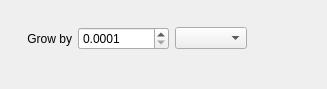
<?xml version="1.0" encoding="utf-8"?>
<ui version="4.0">
 <author>
    SPDX-FileCopyrightText: none
    SPDX-License-Identifier: GPL-3.0-or-later
  </author>
 <class>WdgGrowSelection</class>
 <widget class="QWidget" name="WdgGrowSelection">
  <property name="geometry">
   <rect>
    <x>0</x>
    <y>0</y>
    <width>327</width>
    <height>89</height>
   </rect>
  </property>
  <layout class="QGridLayout">
   <item column="3" row="1">
    <widget class="QComboBox" name="cmbUnit"/>
   </item>
   <item column="1" row="1">
    <widget class="QLabel" name="textLabel1">
     <property name="text">
      <string>Grow by</string>
     </property>
     <property name="alignment">
      <set>Qt::AlignRight|Qt::AlignTrailing|Qt::AlignVCenter</set>
     </property>
    </widget>
   </item>
   <item column="1" row="2">
    <spacer name="verticalSpacer_2">
     <property name="orientation">
      <enum>Qt::Vertical</enum>
     </property>
     <property name="sizeType">
      <enum>QSizePolicy::MinimumExpanding</enum>
     </property>
     <property name="sizeHint" stdset="0">
      <size>
       <width>20</width>
       <height>16</height>
      </size>
     </property>
    </spacer>
   </item>
   <item column="1" row="0">
    <spacer name="verticalSpacer">
     <property name="orientation">
      <enum>Qt::Vertical</enum>
     </property>
     <property name="sizeType">
      <enum>QSizePolicy::Fixed</enum>
     </property>
     <property name="sizeHint" stdset="0">
      <size>
       <width>20</width>
       <height>16</height>
      </size>
     </property>
    </spacer>
   </item>
   <item column="2" row="1">
    <widget class="KisIntParseSpinBox" name="spbGrowValue">
     <property name="minimum">
      <number>1</number>
     </property>
     <property name="maximum">
      <number>100000</number>
     </property>
     <property name="value">
      <number>1</number>
     </property>
    </widget>
   </item>
   <item column="2" row="1">
    <widget class="KisDoubleParseSpinBox" name="spbGrowValueDouble">
     <property name="decimals">
      <number>4</number>
     </property>
     <property name="minimum">
      <double>0.000100000000000</double>
     </property>
     <property name="maximum">
      <double>10000.000000000000000</double>
     </property>
     <property name="singleStep">
      <double>0.100000000000000</double>
     </property>
    </widget>
   </item>
   <item column="0" row="1">
    <spacer name="horizontalSpacer">
     <property name="orientation">
      <enum>Qt::Horizontal</enum>
     </property>
     <property name="sizeType">
      <enum>QSizePolicy::Fixed</enum>
     </property>
     <property name="sizeHint" stdset="0">
      <size>
       <width>16</width>
       <height>20</height>
      </size>
     </property>
    </spacer>
   </item>
   <item column="4" row="1">
    <spacer name="horizontalSpacer_2">
     <property name="orientation">
      <enum>Qt::Horizontal</enum>
     </property>
     <property name="sizeType">
      <enum>QSizePolicy::MinimumExpanding</enum>
     </property>
     <property name="sizeHint" stdset="0">
      <size>
       <width>16</width>
       <height>20</height>
      </size>
     </property>
    </spacer>
   </item>
  </layout>
 </widget>
 <customwidgets>
  <customwidget>
   <class>KisIntParseSpinBox</class>
   <extends>QSpinBox</extends>
   <header>kis_int_parse_spin_box.h</header>
  </customwidget>
  <customwidget>
   <class>KisDoubleParseSpinBox</class>
   <extends>QDoubleSpinBox</extends>
   <header>kis_double_parse_spin_box.h</header>
  </customwidget>
 </customwidgets>
 <tabstops>
  <tabstop>spbGrowValue</tabstop>
  <tabstop>spbGrowValueDouble</tabstop>
  <tabstop>cmbUnit</tabstop>
 </tabstops>
 <resources/>
 <connections/>
</ui>
